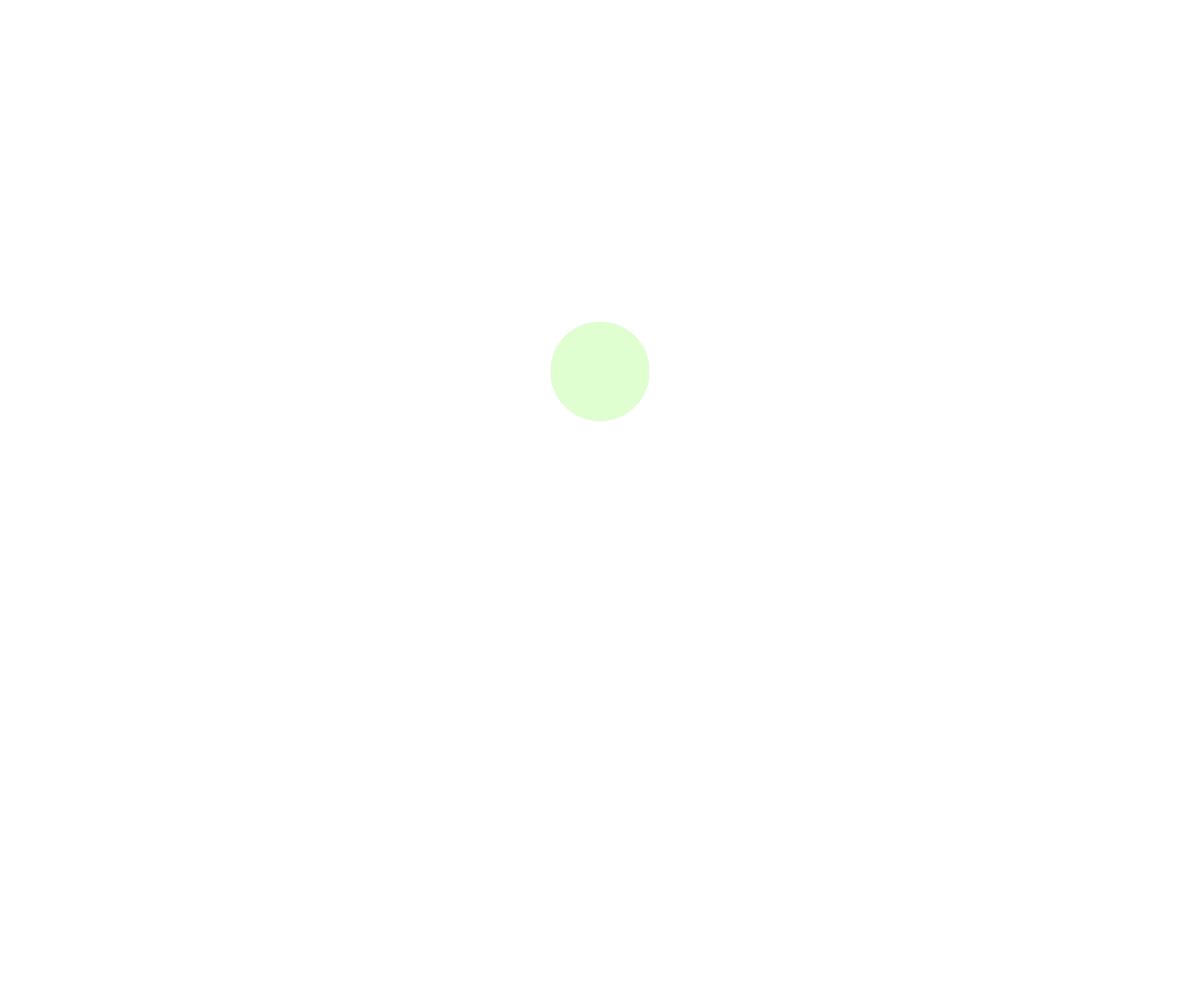
Frame 1 (no input)
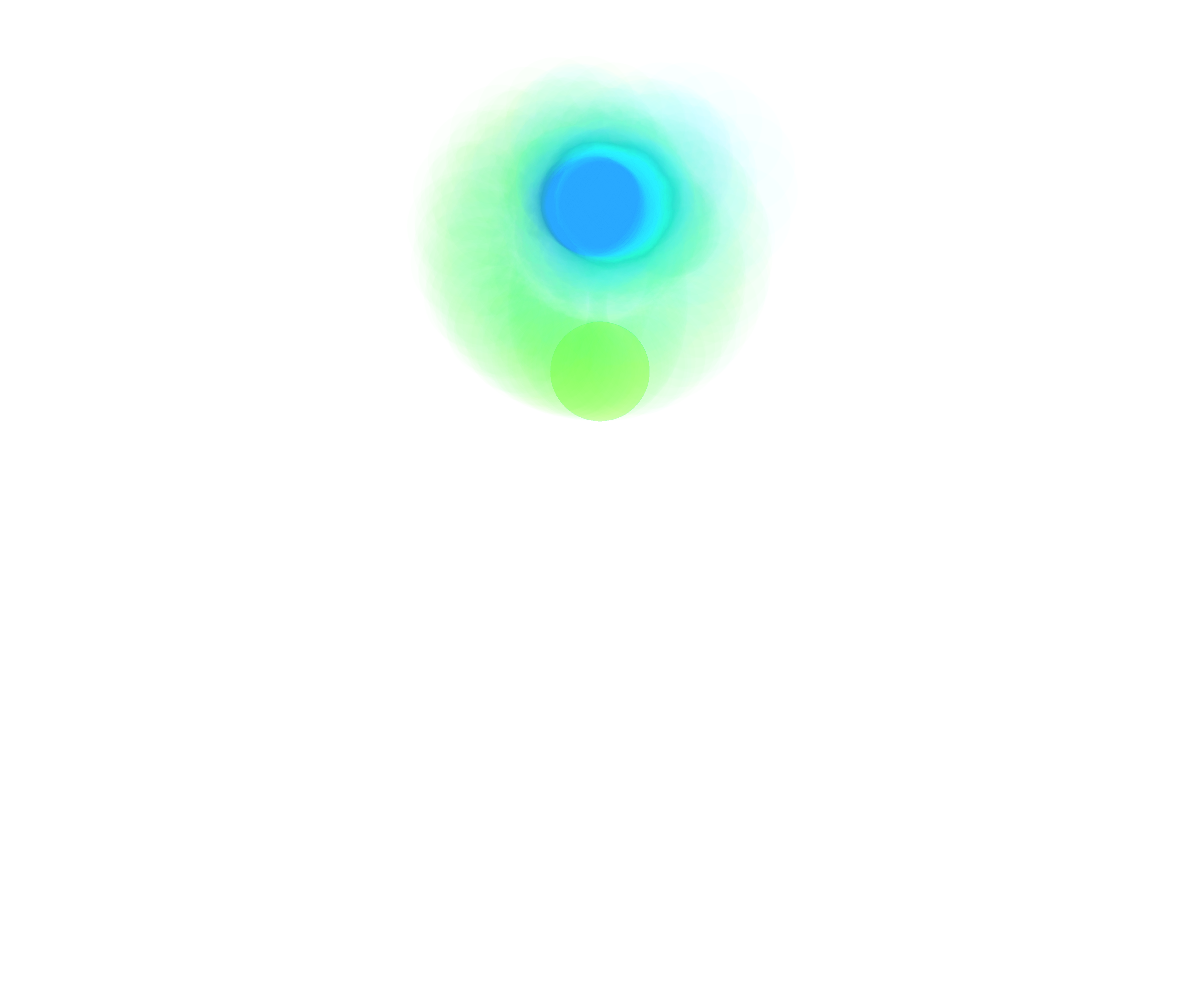
Frame 60 (no input)
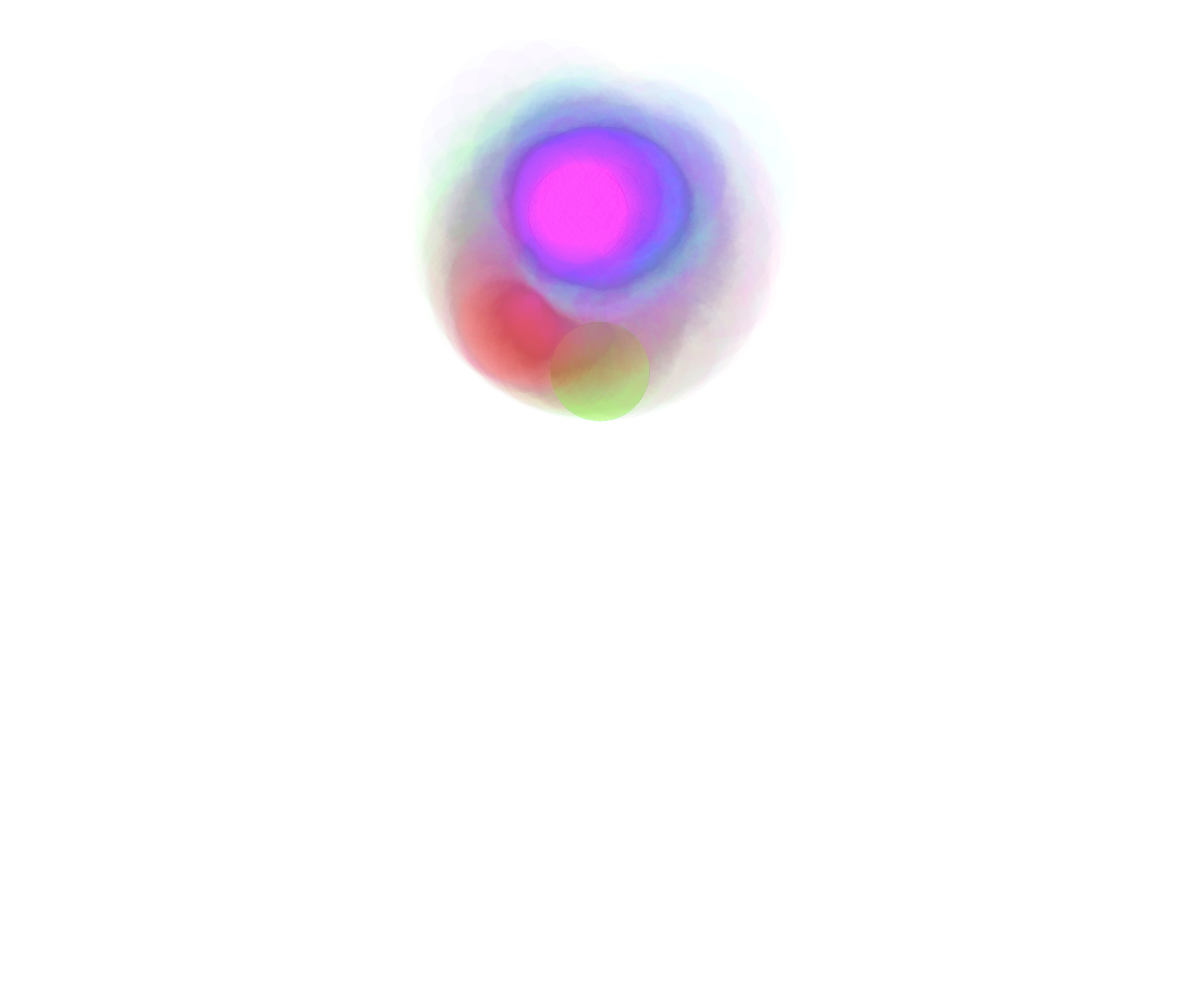
Frame 120 (the mouse pressed at the canvas centre since frame 60)

The p5.js sketch that drew these frames (run headless with seeded random() and noise() and a simulated clock; from frame 60 on, the mouse is pressed at the canvas centre):

// p5.js sketch
// ── sketch.js
var baseX;
var baseY;
var branchLengthDecay = 0.9;
var firstBranchLength = 50;

var drawTime = 2000;

function setup()
{
  createCanvas( windowWidth, windowHeight );
  frameRate( 1000 );
  noSmooth();

  angleMode( RADIANS );
  colorMode( HSB, 360, 100, 100, 1 );

  baseX = width / 2;
  baseY = height / 6;
}
function draw()
{
  //background( 255 );

  noStroke();
  fill( 255 );
  strokeWeight( 1 );

  push();
  translate( baseX, baseY );
  branch( firstBranchLength, 5 );
  pop();
}

function branch( length, layer )
{
  if( layer === 0 )
  {
    return
  }

  //line( 0, 0, 0, length );
  translate( 0, length );
  if( layer === 1 )
  {
    ellipse( 0, 0, 100, 100 );
  }

  length = length * branchLengthDecay;
  layer = layer - 1

  var secTime = millis() % drawTime;
  var angle = map( secTime, 0, drawTime - 1, 0, TWO_PI  );

  var colorOne = color( map( angle, 0, TWO_PI, 100, 350 ), 100, 100, 0.01 );
  fill( colorOne );

  push();
  rotate( millis() / 100 );
  branch( length, layer );
  pop();


  push();
  rotate( -angle );
  branch( length, layer );
  pop();
}
